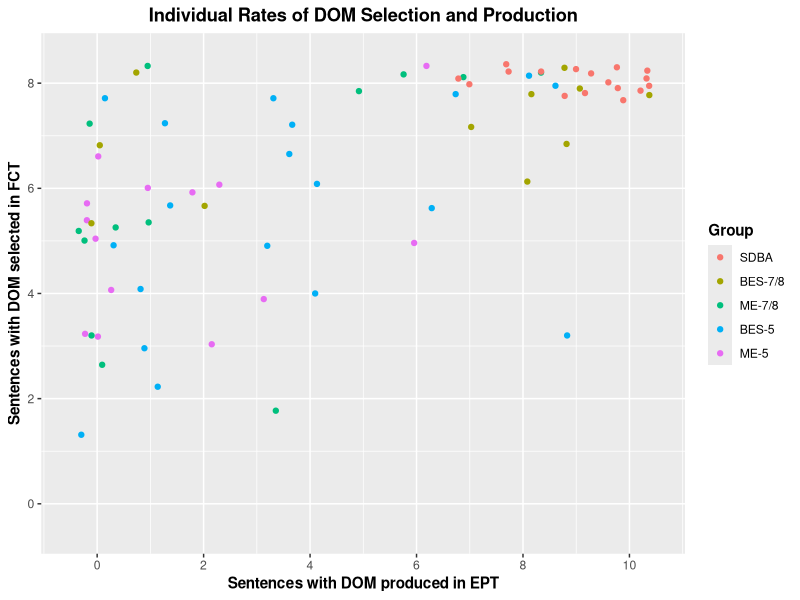
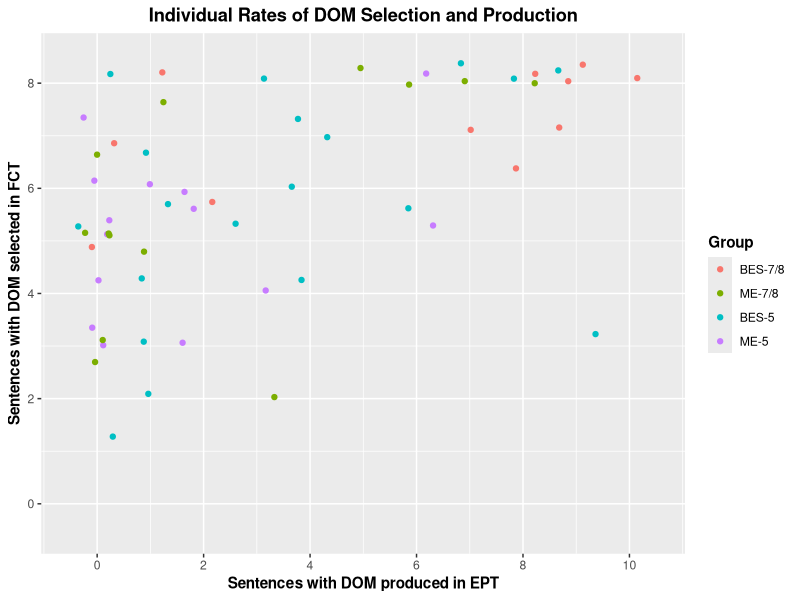
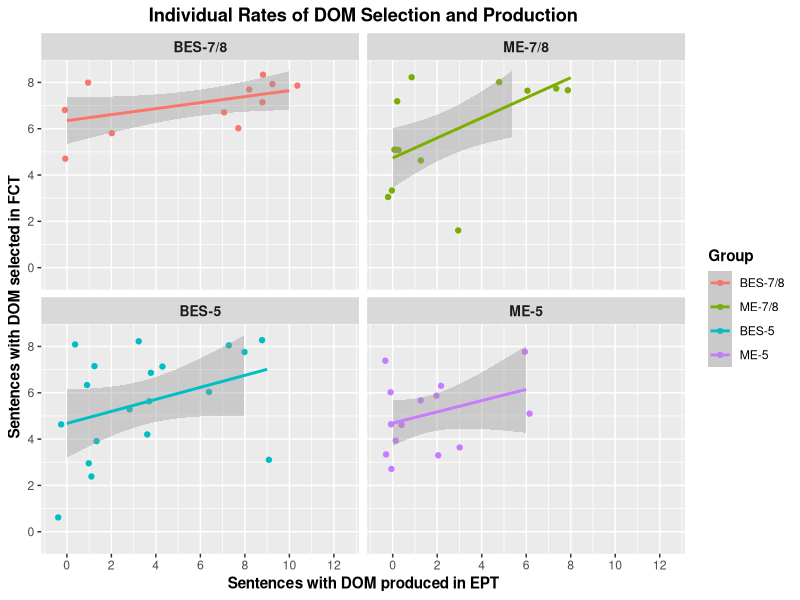

Generate these figures, in order, with R:
library(tidyverse)
library(here)


# Load data
## Production
SDB_EPT <- read_csv(here("./CSV Files/SDB/SDB DOM EPT.csv")) %>% 
  filter(Item %in% c("EPT-02", "EPT-08", "EPT-12", "EPT-14", "EPT-20", "EPT-24", "EPT-26", "EPT-32", "EPT-38", "EPT-42")) %>% 
  mutate(Group = "SDBA",
         Task = "SCT")

DLI78_EPT <- read_csv(here("./CSV Files/DLI-78/DLI-78 DOM EPT.csv")) %>% 
  mutate(Group = "BES-7/8",
         Task = "SCT")

MLS78_EPT <- read_csv(here("./CSV Files/MLS-78/MLS-78 DOM EPT.csv")) %>%
  filter(!School == "GBCS") %>% 
  mutate(Group = "ME-7/8",
         Task = "SCT")

DLI5_EPT <- read_csv(here("./CSV Files/DLI-5/DLI-5 DOM EPT.csv")) %>% 
  filter(Item %in% c("EPT-02", "EPT-08", "EPT-12", "EPT-14", "EPT-20", "EPT-24", "EPT-26", "EPT-32", "EPT-38", "EPT-42")) %>% 
  mutate(Group = "BES-5",
         Task = "SCT")

MLS5_EPT <- read_csv(here("./CSV Files/MLS-5/MLS-5 DOM EPT.csv")) %>%
  filter(!School == "GBCS") %>% 
  mutate(Group = "ME-5",
         Task = "SCT")

# Selection
SDB_FCT <- read_csv(here("./CSV Files/SDB/SDB DOM FCT.csv")) %>% 
  mutate(Group = "SDBA",
         Task = "MST")

DLI78_FCT <- read_csv(here("./CSV Files/DLI-78/DLI-78 DOM FCT.csv")) %>% 
  mutate(Group = "BES-7/8",
         Task = "MST")

MLS78_FCT <- read_csv(here("./CSV Files/MLS-78/MLS-78 DOM FCT.csv")) %>%
  filter(!School == "GBCS") %>% 
  mutate(Group = "ME-7/8",
         Task = "MST")

DLI5_FCT <- read_csv(here("./CSV Files/DLI-5/DLI-5 DOM FCT.csv")) %>% 
  mutate(Group = "BES-5",
         Task = "MST")

MLS5_FCT <- read_csv(here("./CSV Files/MLS-5/MLS-5 DOM FCT.csv")) %>%
  filter(!School == "GBCS") %>% 
  mutate(Group = "ME-5",
         Task = "MST")


# Rejoin data
Full_EPT <- rbind(SDB_EPT, DLI78_EPT, MLS78_EPT, DLI5_EPT, MLS5_EPT)
Full_FCT <- rbind(SDB_FCT, DLI78_FCT, MLS78_FCT, DLI5_FCT, MLS5_FCT)

Heritage_EPT <- rbind(DLI78_EPT, MLS78_EPT, DLI5_EPT, MLS5_EPT)
Heritage_FCT <- rbind(DLI78_FCT, MLS78_FCT, DLI5_FCT, MLS5_FCT)


# Create groups with individual differences
## Full grouping
Full_EPT_Group <- Full_EPT %>%
  filter(!is.na(DOM_Use)) %>%
  group_by(Part_ID, Group) %>%
  summarize(DOM_Production = sum(DOM_Use))

Full_FCT_Group <- Full_FCT %>%
  filter(!is.na(DOM_Use)) %>%
  group_by(Part_ID, Group) %>%
  summarize(DOM_Selection = sum(DOM_Use))

Full_Aggregate = left_join(Full_EPT_Group, Full_FCT_Group, by = "Part_ID", "NewGroup") %>% 
  mutate(Sum = (DOM_Production + DOM_Selection))
Full_Aggregate$Group.x <- factor(Full_Aggregate$Group.x, levels = c("SDBA", "BES-7/8", "ME-7/8", "BES-5", "ME-5"))


## Heritage only grouping
Heritage_EPT_Group <- Heritage_EPT %>%
  filter(!is.na(DOM_Use)) %>%
  group_by(Part_ID, Group) %>%
  summarize(DOM_Production = sum(DOM_Use))

Heritage_FCT_Group <- Heritage_FCT %>%
  filter(!is.na(DOM_Use)) %>%
  group_by(Part_ID, Group) %>%
  summarize(DOM_Selection = sum(DOM_Use))

Heritage_Aggregate = left_join(Heritage_EPT_Group, Heritage_FCT_Group, by = "Part_ID", "NewGroup") %>% 
  mutate(Sum = (DOM_Production + DOM_Selection))
Heritage_Aggregate$Group.x <- factor(Heritage_Aggregate$Group.x, levels = c("BES-7/8", "ME-7/8", "BES-5", "ME-5"))


## Summary of max/min HS (within SDBA range)
Max_HS <- Heritage_Aggregate %>% 
  filter(Sum > 15)

Min_HS <- Heritage_Aggregate %>% 
  filter(Sum == 1)


# Plot individual differences
## Whole group with SDB
Full_Aggregate %>% 
  ggplot(aes(x = DOM_Production, y = DOM_Selection, color = Group.x)) +
  geom_jitter() +
  scale_x_continuous(breaks = seq (0, 10, 2),
                     limits = c(-0.5, 10.5)) +
  scale_y_continuous(breaks = seq (0, 8, 2),
                     limits = c(-0.5, 8.5)) +
  labs(x = "Sentences with DOM produced in EPT", y = "Sentences with DOM selected in FCT", title = "Individual Rates of DOM Selection and Production", color = "Group") +
  theme(axis.title = element_text(face = "bold"),
        plot.title = element_text(hjust = 0.5, face = "bold"),
        legend.title = element_text(face = "bold"),
        strip.text = element_text(face = "bold", size = 10))


## Whole group without SDB
Heritage_Aggregate %>% 
  ggplot(aes(x = DOM_Production, y = DOM_Selection, color = Group.x)) +
  geom_jitter() +
  scale_x_continuous(breaks = seq (0, 10, 2),
                     limits = c(-0.5, 10.5)) +
  scale_y_continuous(breaks = seq (0, 8, 2),
                     limits = c(-0.5, 8.5)) +
  labs(x = "Sentences with DOM produced in EPT", y = "Sentences with DOM selected in FCT", title = "Individual Rates of DOM Selection and Production", color = "Group") +
  theme(axis.title = element_text(face = "bold"),
        plot.title = element_text(hjust = 0.5, face = "bold"),
        legend.title = element_text(face = "bold"),
        strip.text = element_text(face = "bold", size = 10))


## HS by group with labels
Heritage_Aggregate %>% 
  ggplot(aes(x = DOM_Production, y = DOM_Selection, color = Group.x)) +
  geom_jitter() +
  facet_wrap(facets = vars(Group.x)) +
  geom_smooth(method = glm) +
  scale_x_continuous(breaks = seq (0, 12, 2),
                     limits = c(-0.5, 12.5)) +
  scale_y_continuous(breaks = seq (0, 8, 2),
                     limits = c(-0.5, 8.5)) +
  labs(x = "Sentences with DOM produced in EPT", y = "Sentences with DOM selected in FCT", title = "Individual Rates of DOM Selection and Production", color = "Group") +
  theme(axis.title = element_text(face = "bold"),
        plot.title = element_text(hjust = 0.5, face = "bold"),
        legend.title = element_text(face = "bold"),
        strip.text = element_text(face = "bold", size = 10))
